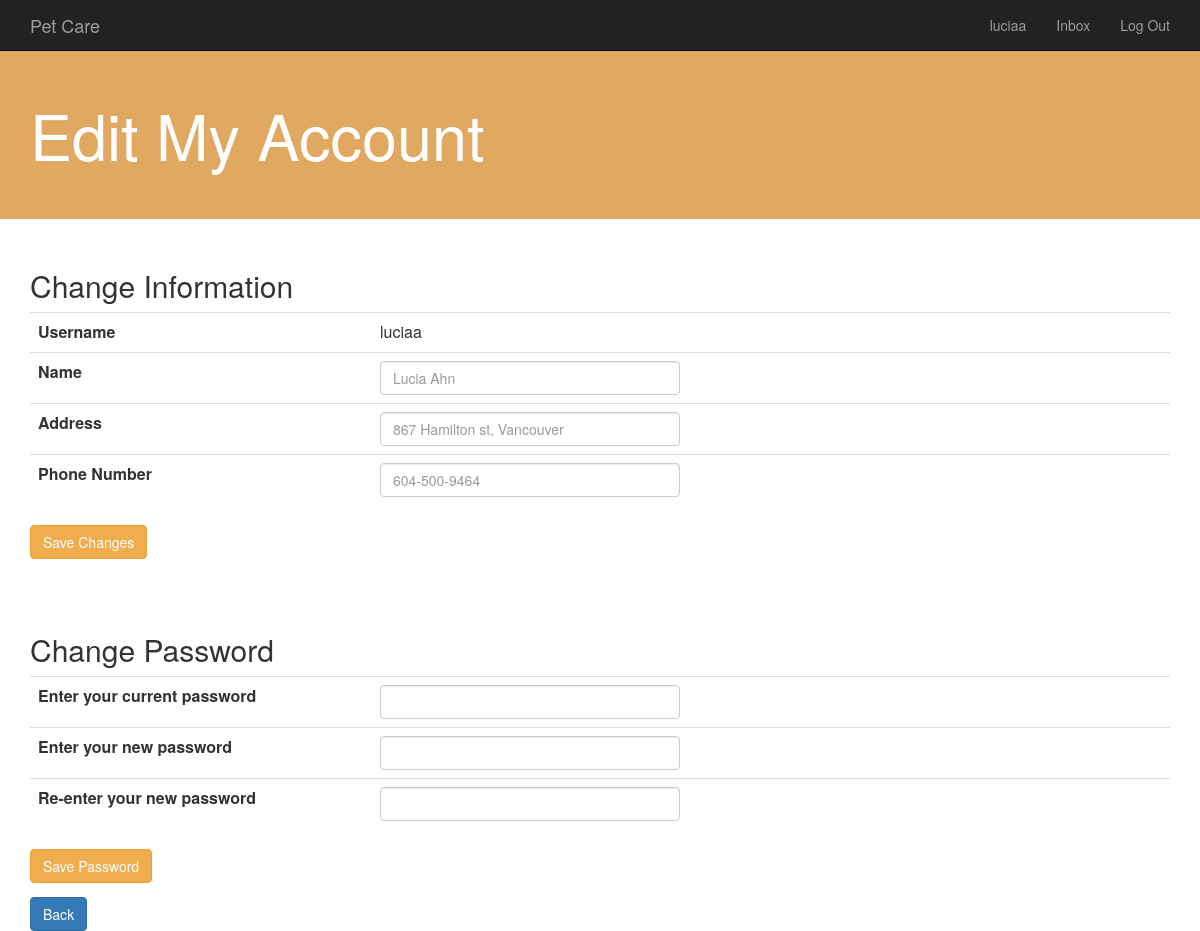
The page /editPersonalInfo.php (signed in) on the database its author committed.
### tables this page shows
CREATE TABLE User
(UserID 	CHAR(20) NOT NULL,
 Password 	CHAR(20) NOT NULL, 
 Name 		CHAR(20) NOT NULL, 
 Address 	CHAR(50) NOT NULL,
 PhoneNum 	CHAR(15) NOT NULL,
 primary key (UserID));

### editPersonalInfo.php (the view, shortened to what this page needs)
<?php
	function displayInfoForm() {
		try {
			$db = new PDO("mysql:host=localhost;dbname=fantastic304;port=3306","root");
			$userID = $_COOKIE['userID'];
			$userSQL = "SELECT UserID, Name, Address, PhoneNum, password
						FROM User
						WHERE UserID = '$userID'";
			foreach($db->query($userSQL) as $row) {
				echo "<form action='savePersonalInfo.php' method='post'>";
				echo "<table id='editPersonalInfo' class='table'><h2>Change Information</h2><tr><th>Username</th><td>";
				echo $row['UserID'];
				echo "</td></tr><tr><th style='width:30%'>Name</th><td>";
				echo "<input type='text' class='form-control' name='editName' placeholder='";
				echo $row['Name'];
				echo "'></td></tr><tr><th>Address</th><td>";
				echo "<input type='text' class='form-control' name='editAddress' placeholder='";
				echo $row['Address'];
				echo "'></td></tr><tr><th>Phone Number</th><td>";
				echo "<input type='text' class='form-control' name='editPhoneNum' placeholder='";
				echo $row['PhoneNum'];
				echo "'></td></tr></table>";
				echo "<input type='submit' class='btn btn-warning' value='Save Changes'>";
				echo "</form>";
			}
		}
		catch(Exception $e) {
			echo "Could not connect to the database to display account info";
			exit;
		}
	}
?>
<head>
	<link rel="stylesheet" href="bootstrap.min.css">
</head>
<body>
	<?php include './include/header.php'; ?>
	<div style="padding: 80px 0 40px 0; background-color:e0a860; !important" class="jumbotron">
  		<div class="container">
  			<h1 style="color:white">Edit My Account</h1>
  		</div>
	</div>
	<div class="container">
		<?php
			displayInfoForm();
		?>
	</div>
	<div class="container" style="margin-top:40px">
		<form action='saveNewPassword.php' method='post'>
			<table id='changePassword' class="table">
				<h2>Change Password</h2>
				<tr>
					<th style='width:30%'>Enter your current password</th>
					<td style=''><input type='password' class='form-control' name='currentPasswordBox'></td>
					<td>
					</td>
				</tr>
				<tr>
					<th>Enter your new password</th>
					<td><input type='password' class='form-control' name='newPasswordBox'></td>
					<td>
					</td>
				</tr>
				<tr>
					<th>Re-enter your new password</th>
					<td><input type='password' class='form-control' name='otherNewPasswordBox'></td>
					<td>&nbsp;</td>
				</tr>
			</table>
			<button type="submit" class="btn btn-warning">Save Password</button>
		</form>
		<a href="../myaccount.php" class="btn btn-primary" role="button">Back</a>
	</div>
</body>

### editPersonalInfo.php (style rules this page uses)
input[type=text], input[type=password] { width: 300px; }

### rows shown on the page
user: UserID "luciaa", editName "Lucia Ahn", editAddress "867 Hamilton st, Vancouver", editPhoneNum "604-500-9464"

### other values the page prints
$_COOKIE['userID'] "luciaa"
